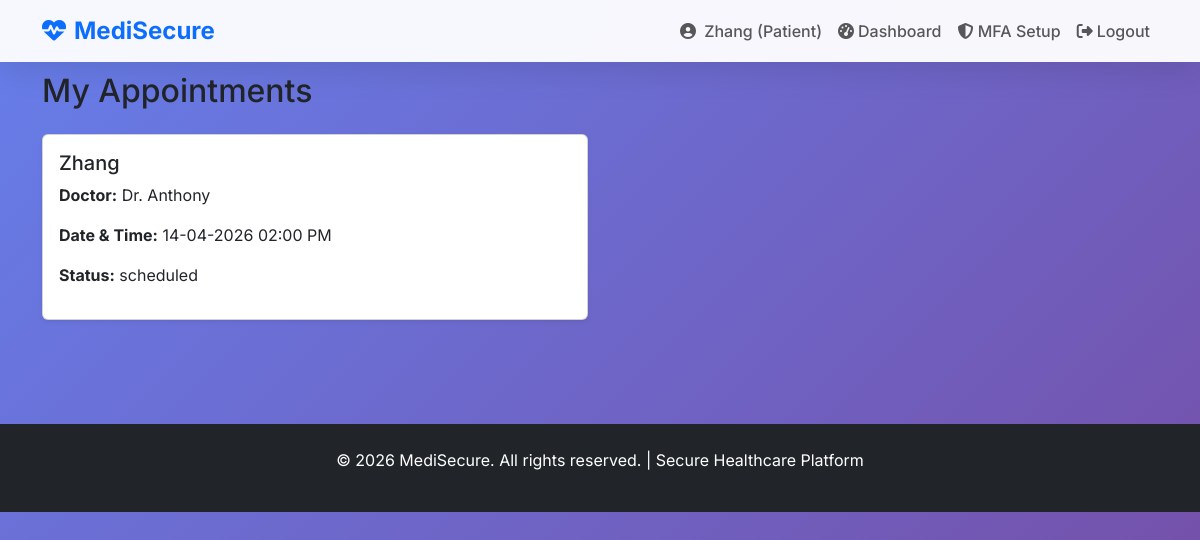
The app's page /patient/appointments (signed in), older data.
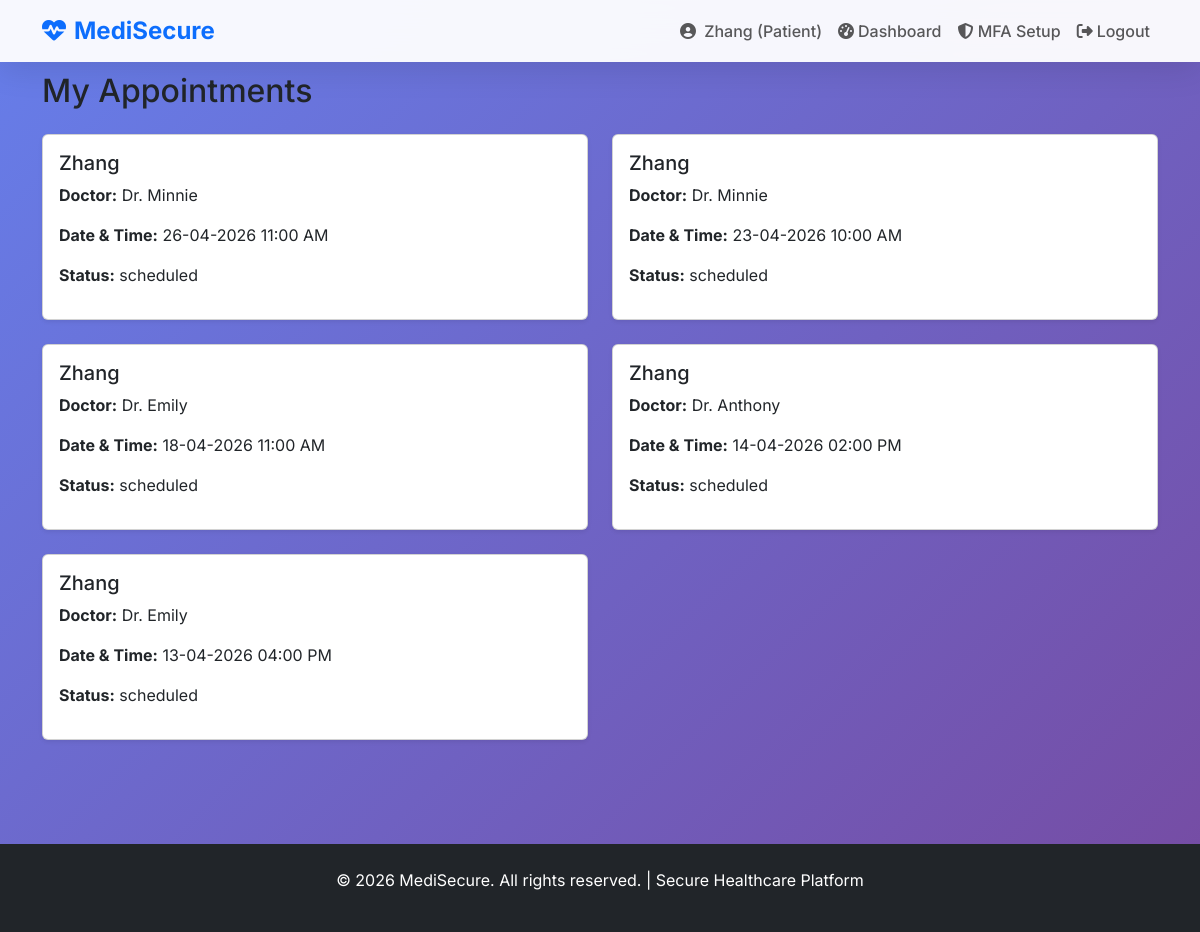
The same page, newer data.
### app.py (models this page shows, shortened)
class User(UserMixin, db.Model):
    id = db.Column(db.Integer, primary_key=True)
    full_name = db.Column(db.String(100), nullable=False)
    email = db.Column(db.String(120), unique=True, nullable=False)
    password_hash = db.Column(db.String(255), nullable=False)
    mfa_secret = db.Column(db.String(32), nullable=True)
    mfa_enabled = db.Column(db.Boolean, default=False)
    role = db.Column(db.String(20), default='patient')  # 'admin', 'doctor', 'patient'
    specialty = db.Column(db.String(50), nullable=True)

class Appointment(db.Model):
    id = db.Column(db.Integer, primary_key=True)
    patient_name = db.Column(db.String(100), nullable=False)
    patient_email = db.Column(db.String(120), nullable=False)
    doctor_id = db.Column(db.Integer, db.ForeignKey('user.id'))
    doctor = db.relationship('User', backref='doctor_appointments')
    date_time = db.Column(db.DateTime, nullable=False)
    status = db.Column(db.String(20), default='scheduled')

### app.py (the view)
@app.route('/patient/appointments')
@login_required
def patient_appointments():
    if current_user.role != 'patient':
        flash('Patient access only!', 'danger')
        return redirect(url_for('home'))
    appointments = Appointment.query.filter_by(
        patient_email=current_user.email
    ).order_by(Appointment.date_time.desc()).all()
    return render_template('patient_appointments.html', appointments=appointments)

### app.py (called while the page is built)
@login_manager.user_loader
@login_manager.user_loader
def load_user(user_id):
    return User.query.get(int(user_id))

### templates/patient_appointments.html (shortened to what this page needs)
{% extends "base.html" %}
{% block content %}
<div class="container mt-4">
    <h2 class="mb-4">My Appointments</h2>
    {% if appointments %}
        <div class="row">
            {% for appointment in appointments %}
            <div class="col-md-6 mb-4">
                <div class="card shadow-sm">
                    <div class="card-body">
                        <h5 class="card-title">{{ appointment.patient_name }}</h5>
                        <p><strong>Doctor:</strong> Dr. {{ appointment.doctor.full_name }}</p>
                        <p><strong>Date & Time:</strong> {{ appointment.date_time.strftime('%d-%m-%Y %I:%M %p') }}</p>
                        <p><strong>Status:</strong> {{ appointment.status }}</p>
                    </div>
                </div>
            </div>
            {% endfor %}
        </div>
    {% else %}
        <div class="alert alert-info">No appointments booked yet.</div>
    {% endif %}
</div>
{% endblock %}

### templates/base.html (shortened to what this page needs)
<!DOCTYPE html>
<html lang="en">
<head>
    <link href="https://cdn.jsdelivr.net/npm/bootstrap@5.3.3/dist/css/bootstrap.min.css" rel="stylesheet">
    <link href="https://cdnjs.cloudflare.com/ajax/libs/font-awesome/6.5.1/css/all.min.css" rel="stylesheet">
</head>
<body>
    <nav class="navbar navbar-expand-lg navbar-light fixed-top">
        <div class="container">
            <a class="navbar-brand text-primary" href="{{ url_for('home') }}">
                <i class="fas fa-heartbeat me-2"></i>MediSecure
            </a>
            <div class="collapse navbar-collapse" id="navbarNav">
                <ul class="navbar-nav ms-auto">
                    {% if current_user.is_authenticated %}
                        <li class="nav-item">
                            <span class="nav-link">
                                <i class="fas fa-user-circle me-1"></i>
                                {{ current_user.full_name }} ({{ current_user.role.title() }})
                            </span>
                        </li>
                        <li class="nav-item">
                            <a class="nav-link" href="{{ url_for('dashboard') }}">
                                <i class="fas fa-tachometer-alt me-1"></i>Dashboard
                            </a>
                        </li>
                        <a href="{{ url_for('mfa_setup') }}" class="nav-link">
                            <i class="fas fa-shield-alt"></i> MFA Setup
                        </a>
                        <li class="nav-item">
                            <a class="nav-link" href="{{ url_for('logout') }}">
                                <i class="fas fa-sign-out-alt me-1"></i>Logout
                            </a>
                        </li>
                    {% endif %}
                </ul>
            </div>
        </div>
    </nav>
    <main class="pt-5">
        <div class="container-fluid">
            {% block content %}{% endblock %}
        </div>
    </main>
    <footer class="bg-dark text-white text-center py-4 mt-5">
        <p>&copy; 2026 MediSecure. All rights reserved. | Secure Healthcare Platform</p>
    </footer>
</body>
</html>

### templates/base.html (style rules this page uses)
* { font-family: 'Inter', sans-serif; }
body { background: linear-gradient(135deg, #667eea 0%, #764ba2 100%); min-height: 100vh; margin: 0; }
.navbar { background: rgba(255,255,255,0.95) !important; backdrop-filter: blur(20px); box-shadow: 0 8px 32px rgba(0,0,0,0.1); }
.navbar-brand { font-weight: 700; font-size: 1.5rem; }
.navbar-nav .nav-link { font-weight: 500; }
main { padding: 2rem 0; }

Row changes from the older to the newer data that the page shows:
added Appointment: patient_name "Zhang", doctor.full_name "Minnie", date_time "26-04-2026 11:00 AM", status "scheduled"
added Appointment: patient_name "Zhang", doctor.full_name "Minnie", date_time "23-04-2026 10:00 AM", status "scheduled"
added Appointment: patient_name "Zhang", doctor.full_name "Emily", date_time "18-04-2026 11:00 AM", status "scheduled"
added Appointment: patient_name "Zhang", doctor.full_name "Emily", date_time "13-04-2026 04:00 PM", status "scheduled"
